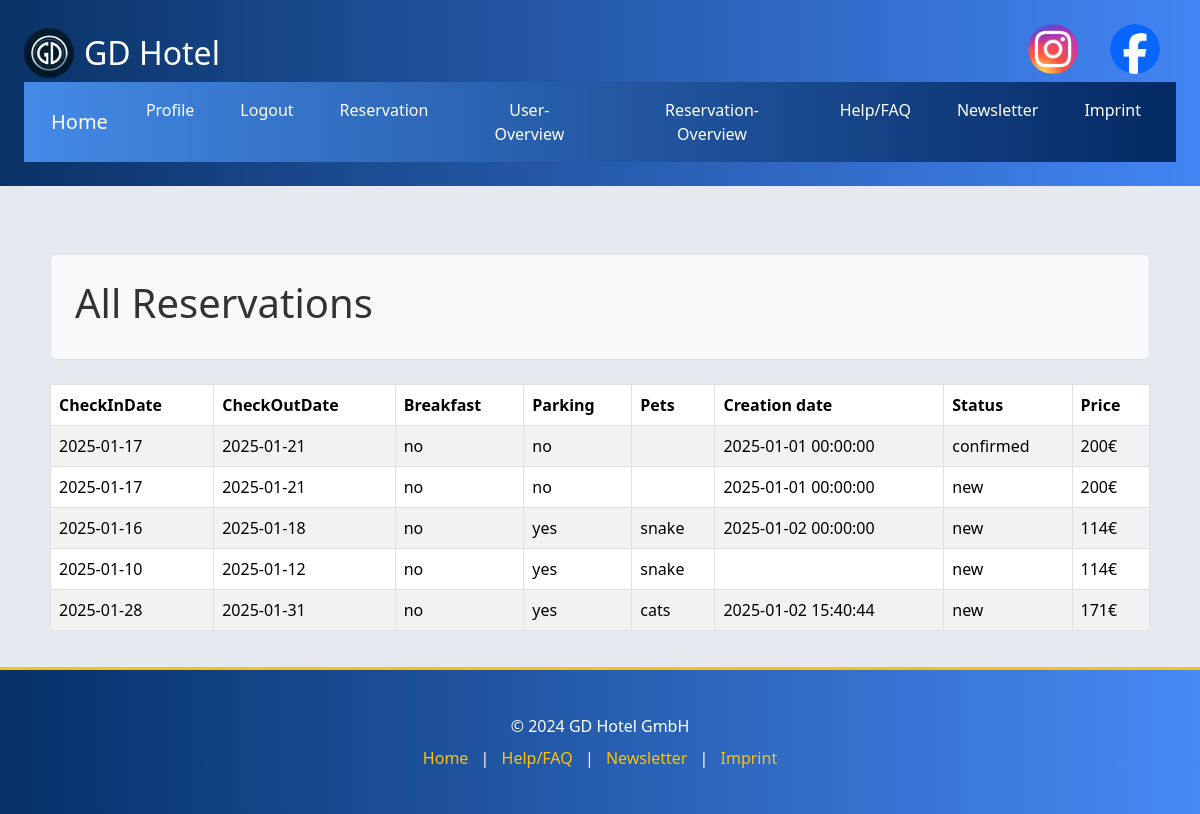
Page /user-reservations.php?id=14 (signed in) on the committed database.
### tables this page shows
CREATE TABLE `reservation` (
  `id` int(11) NOT NULL,
  `CheckInDate` date NOT NULL,
  `CheckOutDate` date NOT NULL,
  `Breakfast` varchar(50) NOT NULL,
  `Parking` varchar(50) NOT NULL,
  `Pets` varchar(50) NOT NULL,
  `user_id` int(11) NOT NULL,
  `creation_date` datetime DEFAULT current_timestamp(),
  `status` varchar(50) NOT NULL,
  `price` int(11) NOT NULL
);

### user-reservations.php (the view, shortened to what this page needs)
<?php
require_once('form/dbaccess.php');
$db_obj = new mysqli($host, $user, $dbpassword, $database);
if($_SESSION['role'] === 'admin'){
    $user_id = $_GET['id'];
    $sql = "
    SELECT *
    FROM reservation
    WHERE user_id = '$user_id';
";
}
$result = $db_obj->query($sql);
?>
<!DOCTYPE html>
<html lang="en">
<head>
</head>
<body>
<?php include('header.php'); ?>
<div class="container mt-5">
    <div class="p-4 border rounded bg-light mb-4">
        <h1>All Reservations</h1>
    </div>
    <table class="table table-striped table-bordered">
        <thead>
            <tr>
                <th>CheckInDate</th>
                <th>CheckOutDate</th>
                <th>Breakfast</th>
                <th>Parking</th>
                <th>Pets</th>
                <th>Creation date</th>
                <th>Status</th>
                <th>Price</th>
            </tr>
        </thead>
        <tbody>
        <?php
        if ($result->num_rows > 0) {
            while ($row = $result->fetch_array()) {
                echo '<tr>';
                echo '<td>' . htmlspecialchars($row['CheckInDate']) . '</td>';
                echo '<td>' . htmlspecialchars($row['CheckOutDate']) . '</td>';
                echo '<td>' . htmlspecialchars($row['Breakfast']) . '</td>';
                echo '<td>' . htmlspecialchars($row['Parking']) . '</td>';
                echo '<td>' . htmlspecialchars($row['Pets']) . '</td>';
                echo '<td>' . htmlspecialchars($row['creation_date']) . '</td>';
                echo '<td>' . htmlspecialchars($row['status']) . '</td>';
                echo '<td>' . htmlspecialchars($row['price']) .'€'. '</td>';
                echo '</tr>';
            }
        } else {
            echo '<tr><td colspan="10" class="text-center">No Reservations found.</td></tr>';
        }
        ?>
        </tbody>
    </table>
</div>
<?php include('footer.php'); ?>
</body>
</html>

### rows in the picture
reservation: CheckInDate "2025-01-17", CheckOutDate "2025-01-21", Breakfast "no", Parking "no", creation_date "2025-01-01 00:00:00", status "confirmed", price "200"
reservation: CheckInDate "2025-01-17", CheckOutDate "2025-01-21", Breakfast "no", Parking "no", creation_date "2025-01-01 00:00:00", status "new", price "200"
reservation: CheckInDate "2025-01-16", CheckOutDate "2025-01-18", Breakfast "no", Parking "yes", Pets "snake", creation_date "2025-01-02 00:00:00", status "new", price "114"
reservation: CheckInDate "2025-01-10", CheckOutDate "2025-01-12", Breakfast "no", Parking "yes", Pets "snake", status "new", price "114"
reservation: CheckInDate "2025-01-28", CheckOutDate "2025-01-31", Breakfast "no", Parking "yes", Pets "cats", creation_date "2025-01-02 15:40:44", status "new", price "171"
